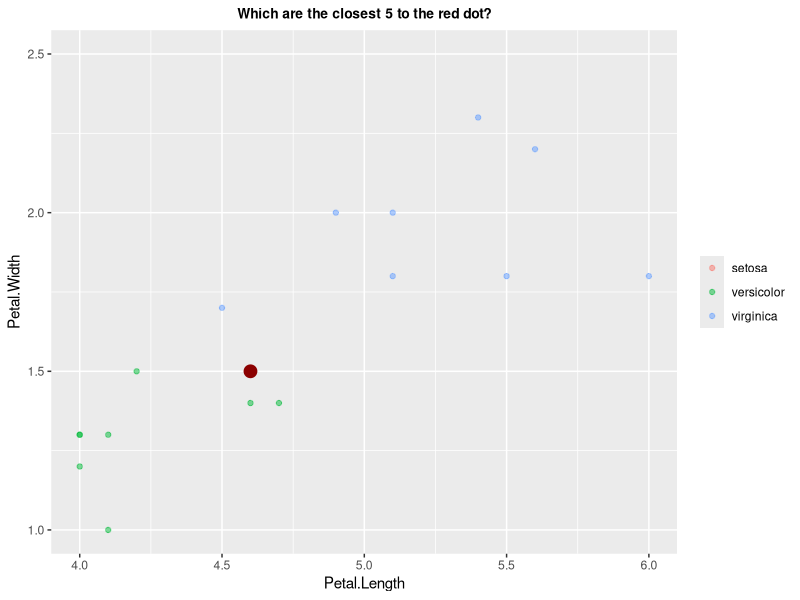

Here is the R script that generated this plot:
## ---- chunk 1
iris<-iris
## ---- chunk 2
library(caret)
library(tidyverse)
set.seed(1)

indxTrain <- createDataPartition(y = iris[, names(iris) == "Species"], p = 0.6, list = F)

train <- iris[indxTrain,]

train1<-train%>%
  filter(Species=="setosa")%>% 
  sample_n(10)
train2<-train%>%
  filter(Species=="versicolor")%>% 
  sample_n(10)
train3<-train%>%
  filter(Species=="virginica")%>% 
  sample_n(10)
graph_train<-rbind(train1,train2,train3)

test <- iris[-indxTrain,]

graph_test<-test%>%
  sample_n(1)
## ---- chunk 3
library(ggplot2)
ggplot(data=graph_train,mapping = aes(x=Petal.Length,y=Petal.Width,color=Species))+geom_point(alpha=0.5) + 
   geom_point(data=graph_test, color="darkred", size=4) + theme(legend.title = element_blank())+ggtitle("Which are the closest 5 to the red dot?")+xlim(4,6)+ylim(1,2.5)+
  theme(plot.title = element_text(hjust=0.5, size=10, face='bold'))

## ---- chunk 4
    #set the seed :)
    set.seed(1)
    #lets split the data 60/40
    library(caret)
    trainIndex.6 <- createDataPartition(iris$Species, p = .6, list = FALSE, times = 1)

    #grab the data
    irisTrain.6 <- iris[ trainIndex.6,]
    irisTest.6  <- iris[-trainIndex.6,]


    preProcValues.6 <- preProcess(irisTrain.6, method = c("center", "scale"))

    trainTransformed.6 <- predict(preProcValues.6, irisTrain.6)

    preProcValues.6 <- preProcess(irisTest.6, method = c("center", "scale"))
    testTransformed.6 <- predict(preProcValues.6, irisTest.6)

    #fit knn
    knn_fit.6<-train(Species~.,
                   data=trainTransformed.6,
                   method="knn",
                   tuneGrid=data.frame(k=5))

    knn_fit.6


    #predict on the test set
    knn_pred.6<-predict(knn_fit.6,testTransformed.6)

    #confusion matrix
    confusionMatrix(knn_pred.6,testTransformed.6$Species)

## ---- chunk 5
    #predict on the test set
    knn_pred.6<-predict(knn_fit.6,testTransformed.6)

    #confusion
    confusionMatrix(knn_pred.6,testTransformed.6$Species)

